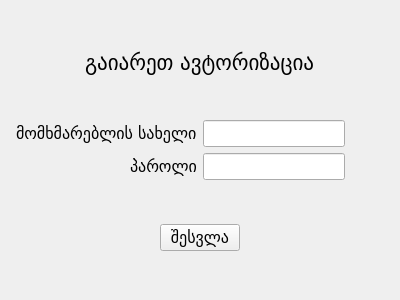
<?xml version="1.0" encoding="UTF-8"?>
<ui version="4.0">
 <class>Form</class>
 <widget class="QWidget" name="Form">
  <property name="geometry">
   <rect>
    <x>0</x>
    <y>0</y>
    <width>400</width>
    <height>300</height>
   </rect>
  </property>
  <property name="windowTitle">
   <string>Form</string>
  </property>
  <property name="styleSheet">
   <string notr="true">background-color: &quot;#7C93C3&quot;</string>
  </property>
  <layout class="QGridLayout" name="gridLayout_2">
   <item row="0" column="0">
    <layout class="QGridLayout" name="gridLayout">
     <property name="sizeConstraint">
      <enum>QLayout::SetMinimumSize</enum>
     </property>
     <item row="1" column="0" alignment="Qt::AlignRight|Qt::AlignVCenter">
      <widget class="QLabel" name="user_label">
       <property name="font">
        <font>
         <family>Tbilisi</family>
         <pointsize>12</pointsize>
        </font>
       </property>
       <property name="styleSheet">
        <string notr="true">color: &quot;#1E2A5E&quot;</string>
       </property>
       <property name="text">
        <string>მომხმარებლის სახელი</string>
       </property>
      </widget>
     </item>
     <item row="2" column="1" alignment="Qt::AlignLeft">
      <widget class="QLineEdit" name="password_input">
       <property name="font">
        <font>
         <family>MS Shell Dlg 2</family>
         <pointsize>12</pointsize>
        </font>
       </property>
       <property name="styleSheet">
        <string notr="true">background-color: &quot;#E1D7B7&quot;;
border: &quot;5px solid #E1D7B7&quot;;
color: &quot;#1E2A5E&quot;</string>
       </property>
       <property name="clearButtonEnabled">
        <bool>false</bool>
       </property>
      </widget>
     </item>
     <item row="3" column="0" colspan="2" alignment="Qt::AlignHCenter|Qt::AlignVCenter">
      <widget class="QPushButton" name="login_button">
       <property name="font">
        <font>
         <family>Tbilisi</family>
         <pointsize>12</pointsize>
        </font>
       </property>
       <property name="styleSheet">
        <string notr="true">background-color: &quot;#55679C&quot;;
color: &quot;#E1D7B7&quot;</string>
       </property>
       <property name="text">
        <string>შესვლა</string>
       </property>
      </widget>
     </item>
     <item row="1" column="1" alignment="Qt::AlignLeft">
      <widget class="QLineEdit" name="user_input">
       <property name="font">
        <font>
         <family>MS Shell Dlg 2</family>
         <pointsize>12</pointsize>
        </font>
       </property>
       <property name="styleSheet">
        <string notr="true">background-color: &quot;#E1D7B7&quot;;
border: &quot;5px solid #E1D7B7&quot;;
color: &quot;#1E2A5E&quot;</string>
       </property>
      </widget>
     </item>
     <item row="2" column="0" alignment="Qt::AlignRight|Qt::AlignVCenter">
      <widget class="QLabel" name="password_label">
       <property name="font">
        <font>
         <family>Tbilisi</family>
         <pointsize>12</pointsize>
        </font>
       </property>
       <property name="styleSheet">
        <string notr="true">color: &quot;#1E2A5E&quot;</string>
       </property>
       <property name="text">
        <string>პაროლი</string>
       </property>
      </widget>
     </item>
     <item row="0" column="0" colspan="2" alignment="Qt::AlignHCenter|Qt::AlignVCenter">
      <widget class="QLabel" name="title_label">
       <property name="font">
        <font>
         <family>Tbilisi</family>
         <pointsize>16</pointsize>
        </font>
       </property>
       <property name="styleSheet">
        <string notr="true">color: &quot;#1E2A5E&quot;</string>
       </property>
       <property name="text">
        <string>გაიარეთ ავტორიზაცია</string>
       </property>
      </widget>
     </item>
    </layout>
   </item>
  </layout>
 </widget>
 <resources/>
 <connections/>
</ui>
